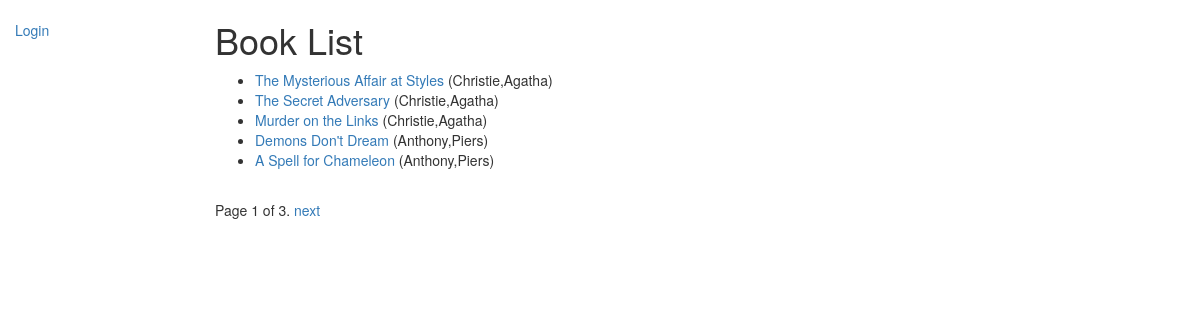
Page /catalog/books on the committed database.
### catalog/models.py (models this page shows, shortened)
class Book(models.Model):
    title = models.CharField(max_length=200)
    author = models.ForeignKey('Author', on_delete=models.RESTRICT, null=True)
    summary = models.TextField(
        max_length=1000, help_text="Enter a brief description of the book")
    isbn = models.CharField('ISBN', max_length=13,
                            unique=True,
                            help_text='13 Character <a href="https://www.isbn-international.org/content/what-isbn'
                                      '">ISBN number</a>')
    genre = models.ManyToManyField(
        Genre, help_text="Select a genre for this book")
    language = models.ForeignKey(
        'Language', on_delete=models.SET_NULL, null=True)
    def display_genre(self):
        """Create a string for the Genre. This is required to display genre in Admin."""
        return ', '.join(genre.name for genre in self.genre.all()[:3])
    display_genre.short_description = 'Genre'
    def get_absolute_url(self):
        return reverse('book-detail', args=[str(self.id)])

class Author(models.Model):
    first_name = models.CharField(max_length=100)
    last_name = models.CharField(max_length=100)
    date_of_birth = models.DateField(null=True, blank=True)
    date_of_death = models.DateField('Died', null=True, blank=True)
    class Meta:
        ordering = ['last_name', 'last_name']
    def __str__(self):
        return f'{self.last_name},{self.first_name}'

### catalog/views.py (the view)
# urls.py: path('books', views.BookListView.as_view(), name='books'),
class BookListView(generic.ListView):
    model = Book
    paginate_by = 5

### catalog/templates/catalog/book_list.html
{% extends "base_generic.html" %}
{% block content %}
  <h1>Book List</h1>
  {% if book_list %}
    <ul>
      {% for book in book_list %}
      <li>
        <a href="{{ book.get_absolute_url }}">{{ book.title }}</a>
        ({{book.author}})
      </li>
      {% endfor %}
    </ul>
  {% else %}
    <p>There are no books in the library.</p>
  {% endif %}
{% endblock %}

### rows in the picture
Book: title "The Mysterious Affair at Styles", author "Christie,Agatha"
Book: title "The Secret Adversary", author "Christie,Agatha"
Book: title "Murder on the Links", author "Christie,Agatha"
Book: title "Demons Don't Dream", author "Anthony,Piers"
Book: title "A Spell for Chameleon", author "Anthony,Piers"

### other values in the picture
{{ page_obj.number }} "1"
{{ page_obj.paginator.num_pages }} "3"
